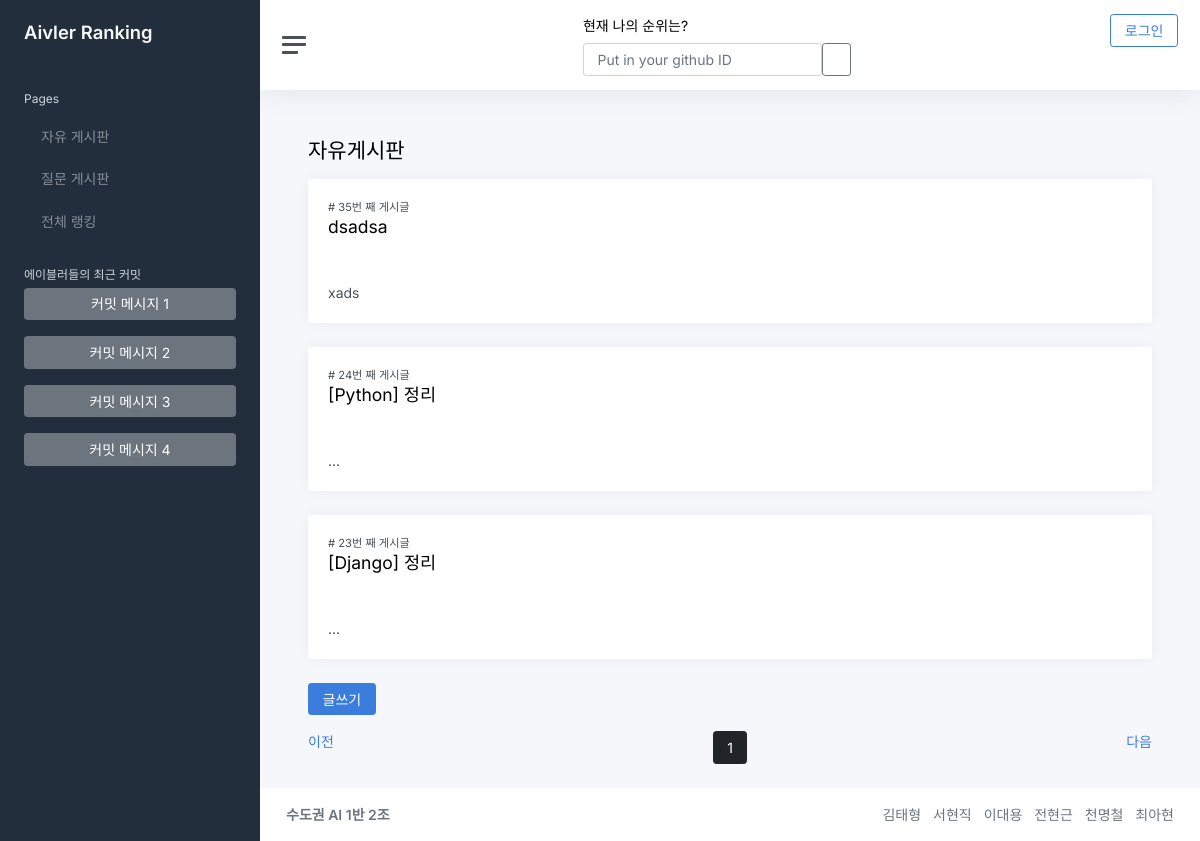
Before: /free/?page=2 with the older database file.
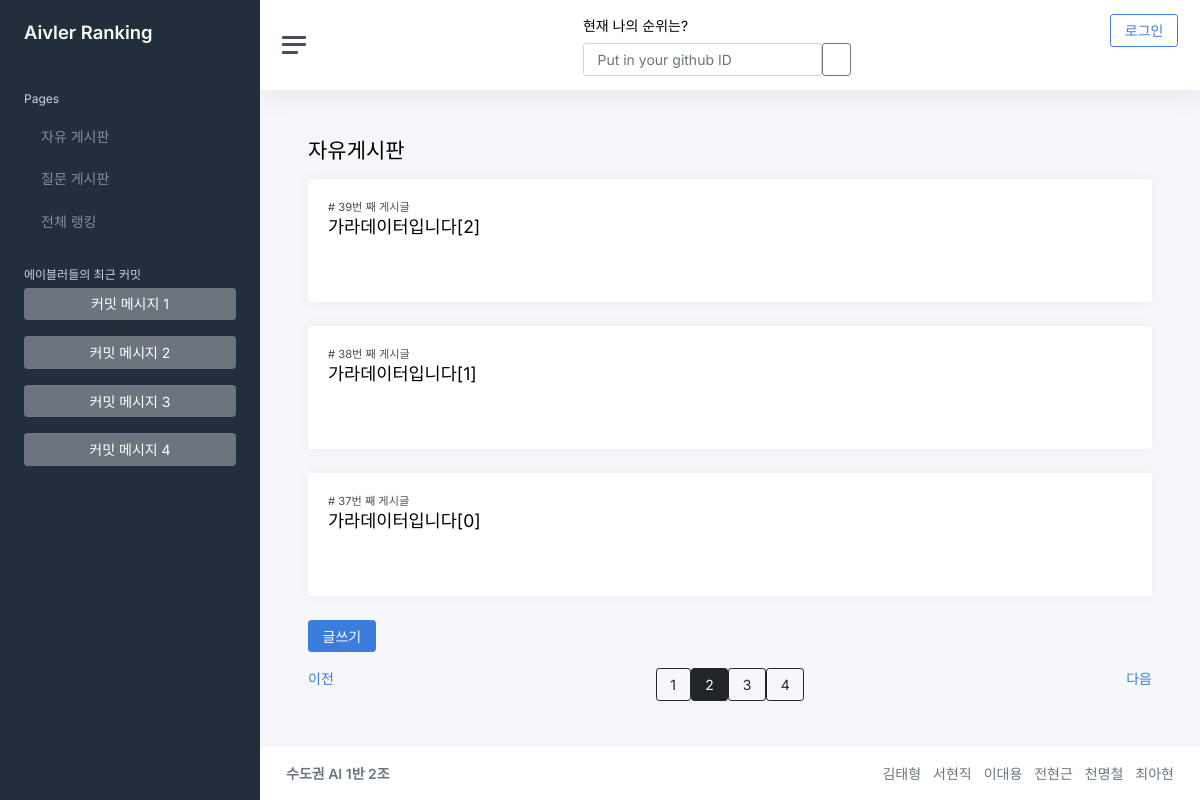
After: the same page with the newer database file.
### bbs/models.py (models this page shows, shortened)
class Post(models.Model):
    postname = models.CharField(max_length=50)
    contents = models.TextField()

### bbs/views.py (the view)
# urls.py: path('', views.free, name= 'free'),
def free(request):
    postlist = Post.objects.all()
    page = request.GET.get('page', '1')
    paginator = Paginator(postlist, 3)
    page_obj = paginator.get_page(page)
    return render(request, 'bbs/free.html', {'postlist':page_obj})

### bbs/templates/bbs/free.html
{% extends "base.html" %}
{% block content %}
<h1 class="h3 mb-3">자유게시판</h1>
{%for list in postlist reversed%}
<div class="row">
    <div class="col-12">
        <div class="card">
            <div class="card-header">
                <small># {{list.id}}번 째 게시글</small>
                <a href="{{list.pk}}/">
                        <h4>
                                {{list.postname}}
                        </h4>
                </a>
            </div>
            <div class="card-body">
                {{list.contents}}
            </div>
        </div>
    </div>
</div>
{% endfor %}
<a class="btn btn-primary" href="new_post/" role="button">글쓰기</a>
<div class="d-flex justify-content-between mt-3">
    {% if postlist.has_previous %}
        <a href="?page={{ postlist.previous_page_number }}">이전</a>
    {% else %}
        <a tabindex="-1" aria-disabled="true" href="#">이전</a>
    {% endif %}
    <div class="d-flex justify-content-center">
        {% for page_number in postlist.paginator.page_range %}
            {% if page_number >= postlist.number|add:-2 and page_number <= postlist.number|add:2 %}
                {% if page_number == postlist.number %}
                    <button class="btn btn-dark" onclick="location.href = '?page={{ page_number }}'">
                        {{ page_number }}
                    </button>
        {% else %}
                <button class="btn btn-outline-dark" onclick="location.href = '?page={{ page_number }}'">
                    {{ page_number }}
                </button>
                {% endif %}
            {% endif %}
        {% endfor %}
    </div>
        {% if postlist.has_next %}
            <a href="?page={{ postlist.next_page_number }}">다음</a>
        {% else %}
            <a tabindex="-1" aria-disabled="true" href="#">다음</a>
        {% endif %}
</div>
{% endblock %}

Changed rows visible on the page:
no longer on this page (row unchanged): Post: id "35", postname "dsadsa", contents "xads"
no longer on this page (row unchanged): Post: id "24", postname "[Python] 정리", contents "..."
no longer on this page (row unchanged): Post: id "23", postname "[Django] 정리", contents "..."
added Post: id "39", postname "가라데이터입니다[2]"
added Post: id "38", postname "가라데이터입니다[1]"
added Post: id "37", postname "가라데이터입니다[0]"
Other visible differences:
list line gone: "1"
new list line: "1"
new list line: "2"
new list line: "3"
new list line: "4"
